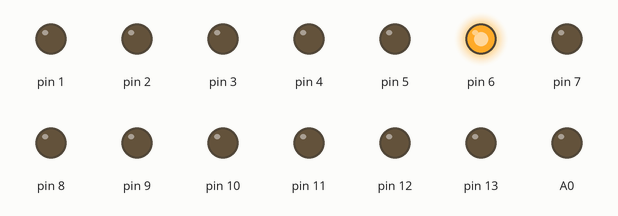
Recording of a sketch running on a simulated Arduino Uno, built with avr-gcc and run on an emulated ATmega328P. Shown: output pins drawn as LEDs (lit = HIGH).

Above: at 0.1 s.
Timing chart, 0 to 1.6 s (numbered marks = the images above):
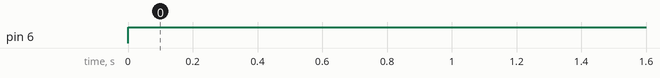

Measured:
- by itself, pin 6: LOW → HIGH at 0.00 s

The sketch:

subtractor.ino
```cpp
int C0 = 1;
int P0 = 1;
int P1 = 1;
int P2 = 1;
int P3 = 0;
int P4 = 0;
int Q0 = 1;
int Q1 = 1;
int Q2 = 1;
int Q3 = 1;
int Q4 = 0;
void sevenseg1(int a,int b,int c,int d,int e,int f,int g) {
  digitalWrite(0, a);
  digitalWrite(1, b);
  digitalWrite(2, c);
  digitalWrite(3, d);
  digitalWrite(4, e);
  digitalWrite(5, f);
  digitalWrite(6, g);
}
void sevenseg2(int a1,int b1,int c1,int d1,int e1,int f1,int g1) {
  digitalWrite(7, a1);
  digitalWrite(8, b1);
  digitalWrite(9, c1);
  digitalWrite(10, d1);
  digitalWrite(11, e1);
  digitalWrite(12, f1);
  digitalWrite(13, g1);
}
int convert(int S0,int S1,int S2,int S3){
  int sum;
if (S3 == 1){sum = (S3 *  8) - ((S0 * 1) + (S1 * 2) + (S2 * 4));
}
else {
  sum = (S0 * 1) + (S1 * 2) + (S2 * 4) + (S3 * 8);
}
return sum;
}
void Display(int X, int Y){
  if (Y == 1){
  if (X == 0){sevenseg1(0,0,0,0,0,0,1);}
  else if (X == 1){sevenseg1(1,0,0,1,1,1,1);}
  else if (X == 2){sevenseg1(0,0,1,0,0,1,0);}
  else if (X == 3){sevenseg1(0,0,0,0,1,1,0);}
  else if (X == 4){sevenseg1(1,0,0,1,1,0,0);}
  else if (X == 5){sevenseg1(0,1,0,0,1,0,0);}
  else if (X == 6){sevenseg1(0,1,0,0,0,0,0);}
  else if (X == 7){sevenseg1(0,0,0,1,1,1,1);}
  else if (X == 8){sevenseg1(0,0,0,0,0,0,0);}
  else {sevenseg1(0,0,0,0,1,0,0);}
  }
  if (Y == 2){
  if (X == 0){sevenseg2(0,0,0,0,0,0,1);}
  else if (X == 1){sevenseg2(1,0,0,1,1,1,1);}
  else if (X == 2){sevenseg2(0,0,1,0,0,1,0);}
  else if (X == 3){sevenseg2(0,0,0,0,1,1,0);}
  else if (X == 4){sevenseg2(1,0,0,1,1,0,0);}
  else if (X == 5){sevenseg2(0,1,0,0,1,0,0);}
  else if (X == 6){sevenseg2(0,1,0,0,0,0,0);}
  else if (X == 7){sevenseg2(0,0,0,1,1,1,1);}
  else if (X == 8){sevenseg2(0,0,0,0,0,0,0);}
  else {sevenseg2(0,0,0,0,1,0,0);}
  }
}
void setup() {
  // put your setup code here, to run once:
 pinMode(A0, OUTPUT);
 pinMode(1, OUTPUT);
 pinMode(2, OUTPUT);
 pinMode(3, OUTPUT);
 pinMode(4, OUTPUT);
 pinMode(5, OUTPUT);
 pinMode(6, OUTPUT);
 pinMode(7, OUTPUT);
 pinMode(8, OUTPUT);
 pinMode(9, OUTPUT);
 pinMode(10, OUTPUT);
 pinMode(11, OUTPUT);
 pinMode(12, OUTPUT);
 pinMode(13, OUTPUT);
 pinMode(A1, OUTPUT);
}

void loop() {
  // put your main code here, to run repeatedly:
int S0 = (P0&&!Q0&&C0) || (!P0&&!!Q0&&C0) || (P0&&!!Q0&&!C0) || (!P0&&!Q0&&!C0);
int C1 = (P0&&!Q0) || (P0&&C0) || (!Q0&&C0);
int S1 = (P1&&!Q1&&C1) || (!P1&&!!Q1&&C1) || (P1&&!!Q1&&!C1) || (!P1&&!Q1&&!C1);
int C2 = (P1&&!Q1) || (P1&&C1) || (!Q1&&C1);
int S2 = (P2&&!Q2&&C2) || (!P2&&!!Q2&&C2) || (P2&&!!Q2&&!C2) || (!P2&&!Q2&&!C2);
int C3 = (P2&&!Q2) || (P2&&C2) || (!Q2&&C2);
int S3 = (P3&&!Q3&&C3) || (!P3&&!!Q3&&C3) || (P3&&!!Q3&&!C3) || (!P3&&!Q3&&!C3);
int C4 = (P3&&!Q3) || (P3&&C3) || (!Q3&&C3);
int S4 = (P4&&!Q4&&C4) || (!P4&&!!Q4&&C4) || (P4&&!!Q4&&!C4) || (!P4&&!Q4&&!C4);
int C5 = (P4&&!Q4) || (P4&&C4) || (!Q4&&C4);
int Sum = convert(S0,S1,S2,S3);
int Unit = Sum % 10;
int Ten = (Sum - Unit) / 10;
Display(Unit,2);
Display(Ten,1);
if (S4 == 1){
    digitalWrite(A1, LOW);
}
else {
    digitalWrite(A1, HIGH);
}
}
```
